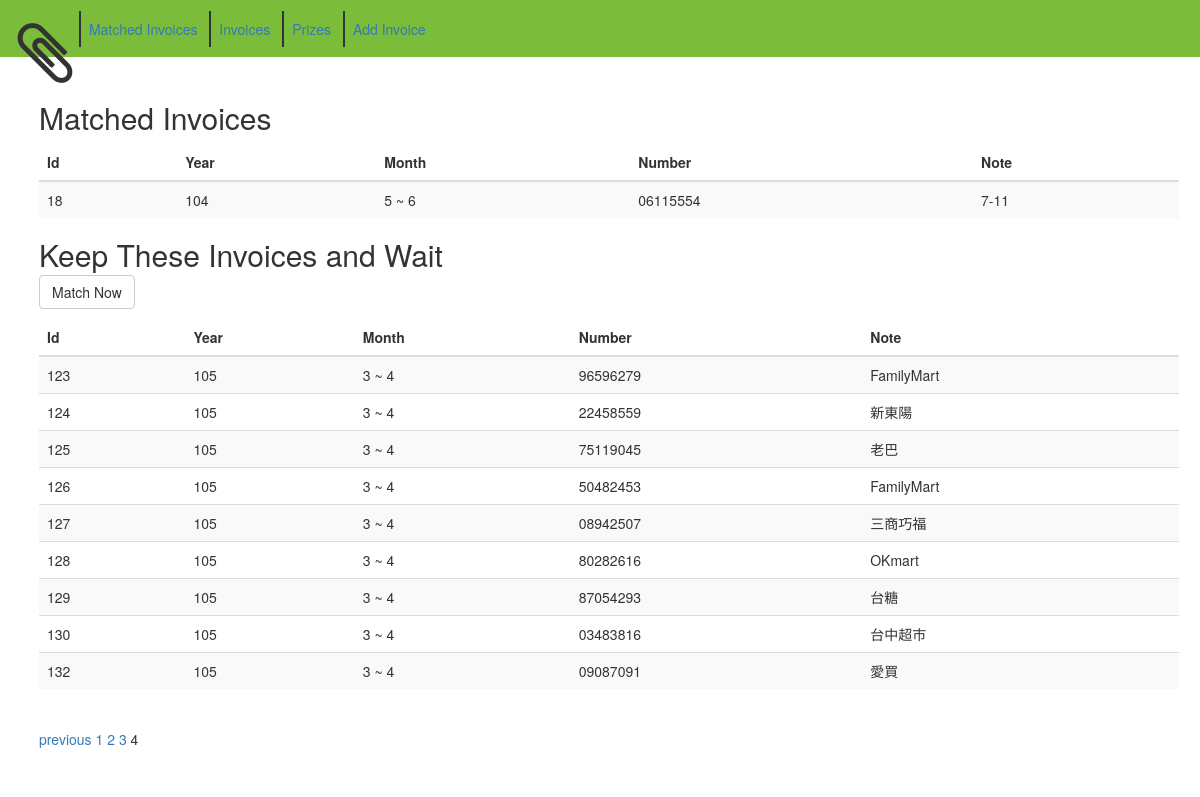
Screenshot of /?non_matched_page=4&non_matched_per_rows=12 with the database file from the repository.
### db.py (models this page shows, shortened)
class Invoice(Base):
    __tablename__ = 'invoices'
    id = Column(Integer, primary_key=True)
    year = Column(Integer)
    month = Column(Integer)
    number = Column(String)
    note = Column(String)
    is_matched = Column(Boolean)
    prize_id = Column(Integer, ForeignKey('prizes.id'))
    prize = relationship('Prize', backref=backref('invoices'))

### web.py (the view)
@app.route('/')
def index():
    non_matched_per_rows = request.args.get('non_matched_per_rows', pagination.Pagination.DEFAULT_PER_ROWS)
    non_matched_current_page = request.args.get('non_matched_page', 1)
    try:
        non_matched_per_rows = int(non_matched_per_rows)
        non_matched_per_rows = pagination.Pagination.DEFAULT_PER_ROWS if non_matched_per_rows <= 0 else non_matched_per_rows
    except:
        non_matched_per_rows = pagination.Pagination.DEFAULT_PER_ROWS
    try:
        non_matched_current_page = int(non_matched_current_page)
        non_matched_current_page = 1 if non_matched_current_page < 1 else non_matched_current_page
    except:
        non_matched_current_page = 1
    non_matched_invoices_query = g.app.get_non_matched_invoices()
    p = pagination.Pagination(non_matched_invoices_query.count(), non_matched_per_rows, non_matched_current_page)
    view_data = {
        'matched_invoices': g.app.get_matched_invoices().all(),
        'non_matched_invoices': non_matched_invoices_query[p.get_from_rows():p.get_to_rows() + 1],
        'pagination': p
        }
    return render_template('index.html',
                           **view_data)

### db.py (called while the page is built)
    @classmethod
    def get_instance(cls):
        instance = session.query(cls).first()
        if not instance:
            instance = cls()
        return instance

    def get_matched_invoices(self):
        return session.query(Invoice).filter_by(is_matched=True).order_by(Invoice.year, Invoice.month)

    def get_non_matched_invoices(self):
        return session.query(Invoice).filter_by(is_matched=None).order_by(Invoice.year, Invoice.month)

### pagination.py (called while the page is built)
    def set_total_rows(self, total_rows):
        if total_rows < 0:
            raise ValueError("total rows must greater than zero")
        self._total_rows = total_rows

    def set_per_rows(self, per_rows):
        if per_rows < 0:
            raise ValueError("per rows must greater than zero")
        self._per_rows = per_rows

    def get_per_rows(self):
        return self._per_rows

    def set_current_page(self, current_page):
        if current_page < 1:
            raise ValueError("current page must greater than 1")
        self._current_page = current_page

    def get_current_page(self):
        return self._current_page

    def get_from_rows(self):
        return (self._current_page - 1) * self._per_rows

    def get_to_rows(self):
        return self.get_from_rows() + self._per_rows - 1

    def set_pages_range(self, pages_range):
        if pages_range < 1:
            raise ValueError("pages range must greater than 1")
        self._pages_range = pages_range

    def get_pagination_from_page(self):
        return self._pagination_from_page

    def get_pagination_to_page(self):
        return self._pagination_to_page

    def get_total_pages(self):
        return self._total_pages

### web.py (called while the page is built)
@app.before_request
def before_request():
    g.app = db.App.get_instance()

### templates/index.html (shortened to what this page needs)
{% extends "base.html" %}
{% block content %}
<h2>Matched Invoices</h2>
{% if matched_invoices|count %}
<table class="table table-striped table-hover">
  <thead>
    <tr>
      <th>Id</th>
      <th>Year</th>
      <th>Month</th>
      <th>Number</th>
      <th>Note</th>
    </tr>
  </thead>
  <tbody>
    {% for invoice in matched_invoices %}
    <tr>
      <td>{{ invoice.id }}</td>
      <td>{{ invoice.year }}</td>
      <td>{{ invoice.month * 2 - 1}} ~ {{ invoice.month * 2 }}</td>
      <td>{{ invoice.number }}</td>
      <td>{{ invoice.note }}</td>
    </tr>
    {% endfor %}
  </tbody>
</table>
{% else %}
<p>No luck today.</p>
{% endif %}
<h2>Keep These Invoices and Wait <form action="invoices_match" method="POST"><button class="btn btn-default" type="submit">Match Now</button></form></h2>
{% if non_matched_invoices|count %}
<table class="table table-striped table-hover">
  <thead>
    <tr>
      <th>Id</th>
      <th>Year</th>
      <th>Month</th>
      <th>Number</th>
      <th>Note</th>
    </tr>
  </thead>
  <tbody>
    {% for invoice in non_matched_invoices %}
    <tr>
      <td>{{ invoice.id }}</td>
      <td>{{ invoice.year }}</td>
      <td>{{ invoice.month * 2 - 1 }} ~ {{ invoice.month * 2 }}</td>
      <td>{{ invoice.number }}</td>
      <td>{{ invoice.note }}</td>
    </tr>
    {% endfor %}
  </tbody>
</table>
<div class="pagination">
  {% if pagination.get_current_page() != 1 %}
  <a href="?non_matched_page={{ pagination.get_current_page() - 1 }}&non_matched_per_rows={{ pagination.get_per_rows() }}">previous</a>
  {% endif %}
  {% for page in range(pagination.get_pagination_from_page(), pagination.get_pagination_to_page() + 1) %}
  {% if page == pagination.get_current_page() %}
  <span class="current_page">{{ page }}</span>
  {% else %}
  <a href="?non_matched_page={{ page }}&non_matched_per_rows={{ pagination.get_per_rows() }}">{{ page }}</a>
  {% endif %}
  {% endfor %}
</div>
{% else %}
<p>Maybe buy something and then add the invoice you get later.</p>
{% endif %}
{% endblock %}

### rows the page displays
Invoice: id "18", year "104", invoice.month*2-1 "5", invoice.month*2 "6", number "06115554", note "7-11"
Invoice: id "123", year "105", invoice.month*2-1 "3", invoice.month*2 "4", number "96596279", note "FamilyMart"
Invoice: id "124", year "105", invoice.month*2-1 "3", invoice.month*2 "4", number "22458559", note "新東陽"
Invoice: id "125", year "105", invoice.month*2-1 "3", invoice.month*2 "4", number "75119045", note "老巴"
Invoice: id "126", year "105", invoice.month*2-1 "3", invoice.month*2 "4", number "50482453", note "FamilyMart"
Invoice: id "127", year "105", invoice.month*2-1 "3", invoice.month*2 "4", number "08942507", note "三商巧福"
Invoice: id "128", year "105", invoice.month*2-1 "3", invoice.month*2 "4", number "80282616", note "OKmart"
Invoice: id "129", year "105", invoice.month*2-1 "3", invoice.month*2 "4", number "87054293", note "台糖"
Invoice: id "130", year "105", invoice.month*2-1 "3", invoice.month*2 "4", number "03483816", note "台中超市"
Invoice: id "132", year "105", invoice.month*2-1 "3", invoice.month*2 "4", number "09087091", note "愛買"

### other values shown
{{ page }} "1" "2" "3"
{{ page }} "4"
